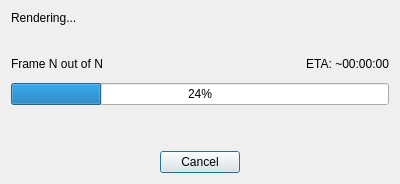
<?xml version="1.0" encoding="UTF-8"?>
<ui version="4.0">
 <class>RenderProgressDialog</class>
 <widget class="QDialog" name="RenderProgressDialog">
  <property name="geometry">
   <rect>
    <x>0</x>
    <y>0</y>
    <width>400</width>
    <height>184</height>
   </rect>
  </property>
  <property name="windowTitle">
   <string>Dialog</string>
  </property>
  <layout class="QGridLayout" name="gridLayout">
   <item row="1" column="0" colspan="4">
    <spacer name="verticalSpacer_2">
     <property name="orientation">
      <enum>Qt::Vertical</enum>
     </property>
     <property name="sizeType">
      <enum>QSizePolicy::Fixed</enum>
     </property>
     <property name="sizeHint" stdset="0">
      <size>
       <width>20</width>
       <height>20</height>
      </size>
     </property>
    </spacer>
   </item>
   <item row="7" column="0">
    <spacer name="horizontalSpacer">
     <property name="orientation">
      <enum>Qt::Horizontal</enum>
     </property>
     <property name="sizeHint" stdset="0">
      <size>
       <width>40</width>
       <height>20</height>
      </size>
     </property>
    </spacer>
   </item>
   <item row="5" column="0" colspan="4">
    <widget class="QProgressBar" name="progressBar">
     <property name="value">
      <number>24</number>
     </property>
    </widget>
   </item>
   <item row="7" column="3">
    <spacer name="horizontalSpacer_2">
     <property name="orientation">
      <enum>Qt::Horizontal</enum>
     </property>
     <property name="sizeHint" stdset="0">
      <size>
       <width>40</width>
       <height>20</height>
      </size>
     </property>
    </spacer>
   </item>
   <item row="7" column="1" colspan="2">
    <widget class="QPushButton" name="cancelButton">
     <property name="text">
      <string>Cancel</string>
     </property>
    </widget>
   </item>
   <item row="0" column="0" colspan="4">
    <widget class="QLabel" name="renderingLabel">
     <property name="text">
      <string>Rendering...</string>
     </property>
    </widget>
   </item>
   <item row="2" column="0" rowspan="3" colspan="2">
    <widget class="QLabel" name="currentFrameLabel">
     <property name="text">
      <string>Frame N out of N</string>
     </property>
    </widget>
   </item>
   <item row="3" column="2" colspan="2">
    <widget class="QLabel" name="etaLabel">
     <property name="text">
      <string>ETA: ~00:00:00</string>
     </property>
     <property name="alignment">
      <set>Qt::AlignRight|Qt::AlignTrailing|Qt::AlignVCenter</set>
     </property>
    </widget>
   </item>
   <item row="6" column="0" colspan="4">
    <spacer name="verticalSpacer">
     <property name="orientation">
      <enum>Qt::Vertical</enum>
     </property>
     <property name="sizeHint" stdset="0">
      <size>
       <width>20</width>
       <height>40</height>
      </size>
     </property>
    </spacer>
   </item>
  </layout>
 </widget>
 <resources/>
 <connections/>
</ui>
